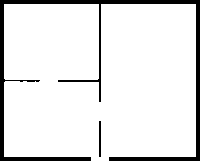
#> input picture F1_INVESTIGACION_SOFTWARE/pruebas/E_jpg/foto/mapa_auto_fuerte_cota.pgm, 200 x 161 px
$ python -i corregir_perspectiva.py   (imports and definitions only)
#> lines starting #> are read from the running program, lines starting #| are printed output that depends on the picture; after the words box and inside, x2 and y2 are one past the last pixel; in counts of white or black regions, pixels touching at a corner belong together
#> further down, picture is the input picture: shape (161, 200, 3); values 0 (black) and 254 (white), 90.2% white; 2 black regions, box (x1, y1, x2, y2) and area: (0, 0, 200, 161) 3083, (99, 121, 101, 157) 72
#!/usr/bin/env python3
"""Rectifica la foto de una hoja de plano con OpenCV estándar (sin reconocimiento arquitectónico).

Cadena: umbral del papel -> mayor contorno -> approxPolyDP (4 vértices) -> getPerspectiveTransform -> warpPerspective.
Alternativa manual: --esquinas "x,y x,y x,y x,y" (4 clics sobre las esquinas de la hoja).
La escala sale de datos conocidos de la hoja: --papel 420x297 (mm), --escala 100 (1:100) y --px-por-mm.
Escribe <out>.png y imprime los m/px para raster_a_mapa.py --m-por-px.
"""
import argparse
import sys

import cv2
import numpy as np


def ordenar(p):
    p = np.array(p, np.float32).reshape(4, 2)
    s, d = p.sum(1), np.diff(p, axis=1).ravel()
    return np.float32([p[np.argmin(s)], p[np.argmin(d)], p[np.argmax(s)], p[np.argmax(d)]])   # TL, TR, BR, BL


def esquinas_auto(im):
    g = cv2.GaussianBlur(cv2.cvtColor(im, cv2.COLOR_BGR2GRAY), (9, 9), 0)
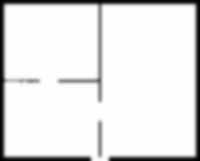
#> g: shape (161, 200); min 0, max 254, mean 229.2
    _, th = cv2.threshold(g, 0, 255, cv2.THRESH_BINARY + cv2.THRESH_OTSU)
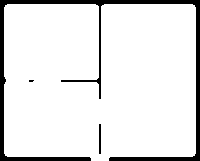
#> th: shape (161, 200); 90.3% white; 3 black regions (1 under 20 px), largest, box (x1, y1, x2, y2) and area: (0, 0, 200, 161) 3060, (99, 124, 101, 154) 60
    th = cv2.morphologyEx(th, cv2.MORPH_CLOSE, np.ones((25, 25), np.uint8))   # tapa el dibujo dentro de la hoja
#> th: shape (161, 200); every value is 255
    cs, _ = cv2.findContours(th, cv2.RETR_EXTERNAL, cv2.CHAIN_APPROX_SIMPLE)
#> cs = [[[0, 0], [0, 160], [199, 160], [199, 0]]]
    c = max(cs, key=cv2.contourArea)
#> c = [[0, 0], [0, 160], [199, 160], [199, 0]]
    for eps in (0.01, 0.02, 0.03, 0.05):
        ap = cv2.approxPolyDP(c, eps * cv2.arcLength(c, True), True)
        if len(ap) == 4:
            return ordenar(ap), f"approxPolyDP eps={eps}"
#> this loop made 1 pass
#> (p in ordenar, s in ordenar, d in ordenar) on pass 1: ([[0, 0], [0, 160], [199, 160], [199, 0]], [0, 160, 359, 199], [0, 160, -39, -199])
    return ordenar(cv2.boxPoints(cv2.minAreaRect(c))), "minAreaRect (aprox. NO proyectiva)"


def main():
    ap = argparse.ArgumentParser(description=__doc__, formatter_class=argparse.RawDescriptionHelpFormatter)
    ap.add_argument("foto"); ap.add_argument("--out", required=True)
    ap.add_argument("--papel", default="420x297", help="ancho x alto de la hoja en mm (def. A3 apaisado)")
    ap.add_argument("--escala", type=float, default=100.0, help="denominador de la escala de impresión (def. 100)")
    ap.add_argument("--px-por-mm", type=float, default=8.0); ap.add_argument("--esquinas")
    a = ap.parse_args()
    im = cv2.imread(a.foto)
    if im is None:
        sys.exit("no se pudo leer la foto")
    if a.esquinas:
        q, how = ordenar([tuple(map(float, t.split(","))) for t in a.esquinas.split()]), "manual"
    else:
        q, how = esquinas_auto(im)
    pw, ph = map(float, a.papel.split("x")); W, H = int(pw * a.px_por_mm), int(ph * a.px_por_mm)
    M = cv2.getPerspectiveTransform(q, np.float32([[0, 0], [W, 0], [W, H], [0, H]]))
    cv2.imwrite(a.out + ".png", cv2.warpPerspective(im, M, (W, H), flags=cv2.INTER_CUBIC))
    print("esquinas", q.round(1).tolist(), "| método:", how)
    print(f"m_por_px {1.0 / a.px_por_mm * a.escala / 1000:.6f}  (hoja {pw:.0f}x{ph:.0f} mm, 1:{a.escala:.0f}, {a.px_por_mm} px/mm)")


# [2 lines not run here, left out]

>>> import cv2
>>> picture = cv2.imread('../pruebas/E_jpg/foto/mapa_auto_fuerte_cota.pgm')
>>> result = esquinas_auto(picture)
#> result = ([[0, 0], [199, 0], [199, 160], [0, 160]], 'approxPolyDP eps=0.01')
